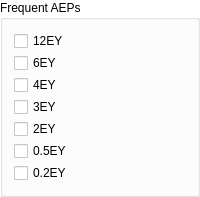
          <widget class="QGroupBox" name="groupBox_FAEP">
           <property name="palette">
            <palette>
             <active>
              <colorrole role="WindowText">
               <brush brushstyle="SolidPattern">
                <color alpha="255">
                 <red>0</red>
                 <green>0</green>
                 <blue>0</blue>
                </color>
               </brush>
              </colorrole>
              <colorrole role="Button">
               <brush brushstyle="SolidPattern">
                <color alpha="255">
                 <red>255</red>
                 <green>255</green>
                 <blue>255</blue>
                </color>
               </brush>
              </colorrole>
              <colorrole role="Light">
               <brush brushstyle="SolidPattern">
                <color alpha="255">
                 <red>255</red>
                 <green>255</green>
                 <blue>255</blue>
                </color>
               </brush>
              </colorrole>
              <colorrole role="Midlight">
               <brush brushstyle="SolidPattern">
                <color alpha="255">
                 <red>255</red>
                 <green>255</green>
                 <blue>255</blue>
                </color>
               </brush>
              </colorrole>
              <colorrole role="Dark">
               <brush brushstyle="SolidPattern">
                <color alpha="255">
                 <red>127</red>
                 <green>127</green>
                 <blue>127</blue>
                </color>
               </brush>
              </colorrole>
              <colorrole role="Mid">
               <brush brushstyle="SolidPattern">
                <color alpha="255">
                 <red>170</red>
                 <green>170</green>
                 <blue>170</blue>
                </color>
               </brush>
              </colorrole>
              <colorrole role="Text">
               <brush brushstyle="SolidPattern">
                <color alpha="255">
                 <red>0</red>
                 <green>0</green>
                 <blue>0</blue>
                </color>
               </brush>
              </colorrole>
              <colorrole role="BrightText">
               <brush brushstyle="SolidPattern">
                <color alpha="255">
                 <red>255</red>
                 <green>255</green>
                 <blue>255</blue>
                </color>
               </brush>
              </colorrole>
              <colorrole role="ButtonText">
               <brush brushstyle="SolidPattern">
                <color alpha="255">
                 <red>0</red>
                 <green>0</green>
                 <blue>0</blue>
                </color>
               </brush>
              </colorrole>
              <colorrole role="Base">
               <brush brushstyle="SolidPattern">
                <color alpha="255">
                 <red>255</red>
                 <green>255</green>
                 <blue>255</blue>
                </color>
               </brush>
              </colorrole>
              <colorrole role="Window">
               <brush brushstyle="SolidPattern">
                <color alpha="255">
                 <red>255</red>
                 <green>255</green>
                 <blue>255</blue>
                </color>
               </brush>
              </colorrole>
              <colorrole role="Shadow">
               <brush brushstyle="SolidPattern">
                <color alpha="255">
                 <red>0</red>
                 <green>0</green>
                 <blue>0</blue>
                </color>
               </brush>
              </colorrole>
              <colorrole role="AlternateBase">
               <brush brushstyle="SolidPattern">
                <color alpha="255">
                 <red>255</red>
                 <green>255</green>
                 <blue>255</blue>
                </color>
               </brush>
              </colorrole>
              <colorrole role="ToolTipBase">
               <brush brushstyle="SolidPattern">
                <color alpha="255">
                 <red>255</red>
                 <green>255</green>
                 <blue>220</blue>
                </color>
               </brush>
              </colorrole>
              <colorrole role="ToolTipText">
               <brush brushstyle="SolidPattern">
                <color alpha="255">
                 <red>0</red>
                 <green>0</green>
                 <blue>0</blue>
                </color>
               </brush>
              </colorrole>
              <colorrole role="PlaceholderText">
               <brush brushstyle="NoBrush">
                <color alpha="128">
                 <red>0</red>
                 <green>0</green>
                 <blue>0</blue>
                </color>
               </brush>
              </colorrole>
             </active>
             <inactive>
              <colorrole role="WindowText">
               <brush brushstyle="SolidPattern">
                <color alpha="255">
                 <red>0</red>
                 <green>0</green>
                 <blue>0</blue>
                </color>
               </brush>
              </colorrole>
              <colorrole role="Button">
               <brush brushstyle="SolidPattern">
                <color alpha="255">
                 <red>255</red>
                 <green>255</green>
                 <blue>255</blue>
                </color>
               </brush>
              </colorrole>
              <colorrole role="Light">
               <brush brushstyle="SolidPattern">
                <color alpha="255">
                 <red>255</red>
                 <green>255</green>
                 <blue>255</blue>
                </color>
               </brush>
              </colorrole>
              <colorrole role="Midlight">
               <brush brushstyle="SolidPattern">
                <color alpha="255">
                 <red>255</red>
                 <green>255</green>
                 <blue>255</blue>
                </color>
               </brush>
              </colorrole>
              <colorrole role="Dark">
               <brush brushstyle="SolidPattern">
                <color alpha="255">
                 <red>127</red>
                 <green>127</green>
                 <blue>127</blue>
                </color>
               </brush>
              </colorrole>
              <colorrole role="Mid">
               <brush brushstyle="SolidPattern">
                <color alpha="255">
                 <red>170</red>
                 <green>170</green>
                 <blue>170</blue>
                </color>
               </brush>
              </colorrole>
              <colorrole role="Text">
               <brush brushstyle="SolidPattern">
                <color alpha="255">
                 <red>0</red>
                 <green>0</green>
                 <blue>0</blue>
                </color>
               </brush>
              </colorrole>
              <colorrole role="BrightText">
               <brush brushstyle="SolidPattern">
                <color alpha="255">
                 <red>255</red>
                 <green>255</green>
                 <blue>255</blue>
                </color>
               </brush>
              </colorrole>
              <colorrole role="ButtonText">
               <brush brushstyle="SolidPattern">
                <color alpha="255">
                 <red>0</red>
                 <green>0</green>
                 <blue>0</blue>
                </color>
               </brush>
              </colorrole>
              <colorrole role="Base">
               <brush brushstyle="SolidPattern">
                <color alpha="255">
                 <red>255</red>
                 <green>255</green>
                 <blue>255</blue>
                </color>
               </brush>
              </colorrole>
              <colorrole role="Window">
               <brush brushstyle="SolidPattern">
                <color alpha="255">
                 <red>255</red>
                 <green>255</green>
                 <blue>255</blue>
                </color>
               </brush>
              </colorrole>
              <colorrole role="Shadow">
               <brush brushstyle="SolidPattern">
                <color alpha="255">
                 <red>0</red>
                 <green>0</green>
                 <blue>0</blue>
                </color>
               </brush>
              </colorrole>
              <colorrole role="AlternateBase">
               <brush brushstyle="SolidPattern">
                <color alpha="255">
                 <red>255</red>
                 <green>255</green>
                 <blue>255</blue>
                </color>
               </brush>
              </colorrole>
              <colorrole role="ToolTipBase">
               <brush brushstyle="SolidPattern">
                <color alpha="255">
                 <red>255</red>
                 <green>255</green>
                 <blue>220</blue>
                </color>
               </brush>
              </colorrole>
              <colorrole role="ToolTipText">
               <brush brushstyle="SolidPattern">
                <color alpha="255">
                 <red>0</red>
                 <green>0</green>
                 <blue>0</blue>
                </color>
               </brush>
              </colorrole>
              <colorrole role="PlaceholderText">
               <brush brushstyle="NoBrush">
                <color alpha="128">
                 <red>0</red>
                 <green>0</green>
                 <blue>0</blue>
                </color>
               </brush>
              </colorrole>
             </inactive>
             <disabled>
              <colorrole role="WindowText">
               <brush brushstyle="SolidPattern">
                <color alpha="255">
                 <red>127</red>
                 <green>127</green>
                 <blue>127</blue>
                </color>
               </brush>
              </colorrole>
              <colorrole role="Button">
               <brush brushstyle="SolidPattern">
                <color alpha="255">
                 <red>255</red>
                 <green>255</green>
                 <blue>255</blue>
                </color>
               </brush>
              </colorrole>
              <colorrole role="Light">
               <brush brushstyle="SolidPattern">
                <color alpha="255">
                 <red>255</red>
                 <green>255</green>
                 <blue>255</blue>
                </color>
               </brush>
              </colorrole>
              <colorrole role="Midlight">
               <brush brushstyle="SolidPattern">
                <color alpha="255">
                 <red>255</red>
                 <green>255</green>
                 <blue>255</blue>
                </color>
               </brush>
              </colorrole>
              <colorrole role="Dark">
               <brush brushstyle="SolidPattern">
                <color alpha="255">
                 <red>127</red>
                 <green>127</green>
                 <blue>127</blue>
                </color>
               </brush>
              </colorrole>
              <colorrole role="Mid">
               <brush brushstyle="SolidPattern">
                <color alpha="255">
                 <red>170</red>
                 <green>170</green>
                 <blue>170</blue>
                </color>
               </brush>
              </colorrole>
              <colorrole role="Text">
               <brush brushstyle="SolidPattern">
                <color alpha="255">
                 <red>127</red>
                 <green>127</green>
                 <blue>127</blue>
                </color>
               </brush>
              </colorrole>
              <colorrole role="BrightText">
               <brush brushstyle="SolidPattern">
                <color alpha="255">
                 <red>255</red>
                 <green>255</green>
                 <blue>255</blue>
                </color>
               </brush>
              </colorrole>
              <colorrole role="ButtonText">
               <brush brushstyle="SolidPattern">
                <color alpha="255">
                 <red>127</red>
                 <green>127</green>
                 <blue>127</blue>
                </color>
               </brush>
              </colorrole>
              <colorrole role="Base">
               <brush brushstyle="SolidPattern">
                <color alpha="255">
                 <red>255</red>
                 <green>255</green>
                 <blue>255</blue>
                </color>
               </brush>
              </colorrole>
              <colorrole role="Window">
               <brush brushstyle="SolidPattern">
                <color alpha="255">
                 <red>255</red>
                 <green>255</green>
                 <blue>255</blue>
                </color>
               </brush>
              </colorrole>
              <colorrole role="Shadow">
               <brush brushstyle="SolidPattern">
                <color alpha="255">
                 <red>0</red>
                 <green>0</green>
                 <blue>0</blue>
                </color>
               </brush>
              </colorrole>
              <colorrole role="AlternateBase">
               <brush brushstyle="SolidPattern">
                <color alpha="255">
                 <red>255</red>
                 <green>255</green>
                 <blue>255</blue>
                </color>
               </brush>
              </colorrole>
              <colorrole role="ToolTipBase">
               <brush brushstyle="SolidPattern">
                <color alpha="255">
                 <red>255</red>
                 <green>255</green>
                 <blue>220</blue>
                </color>
               </brush>
              </colorrole>
              <colorrole role="ToolTipText">
               <brush brushstyle="SolidPattern">
                <color alpha="255">
                 <red>0</red>
                 <green>0</green>
                 <blue>0</blue>
                </color>
               </brush>
              </colorrole>
              <colorrole role="PlaceholderText">
               <brush brushstyle="NoBrush">
                <color alpha="128">
                 <red>0</red>
                 <green>0</green>
                 <blue>0</blue>
                </color>
               </brush>
              </colorrole>
             </disabled>
            </palette>
           </property>
           <property name="autoFillBackground">
            <bool>true</bool>
           </property>
           <property name="title">
            <string>Frequent AEPs</string>
           </property>
           <layout class="QVBoxLayout" name="verticalLayout_4">
            <property name="spacing">
             <number>2</number>
            </property>
            <item>
             <widget class="QCheckBox" name="checkBox_12ey">
              <property name="text">
               <string>12EY</string>
              </property>
             </widget>
            </item>
            <item>
             <widget class="QCheckBox" name="checkBox_6ey">
              <property name="text">
               <string>6EY</string>
              </property>
             </widget>
            </item>
            <item>
             <widget class="QCheckBox" name="checkBox_4ey">
              <property name="text">
               <string>4EY</string>
              </property>
             </widget>
            </item>
            <item>
             <widget class="QCheckBox" name="checkBox_3ey">
              <property name="text">
               <string>3EY</string>
              </property>
             </widget>
            </item>
            <item>
             <widget class="QCheckBox" name="checkBox_2ey">
              <property name="text">
               <string>2EY</string>
              </property>
             </widget>
            </item>
            <item>
             <widget class="QCheckBox" name="checkBox_05ey">
              <property name="text">
               <string>0.5EY</string>
              </property>
             </widget>
            </item>
            <item>
             <widget class="QCheckBox" name="checkBox_02ey">
              <property name="text">
               <string>0.2EY</string>
              </property>
             </widget>
            </item>
           </layout>
          </widget>
